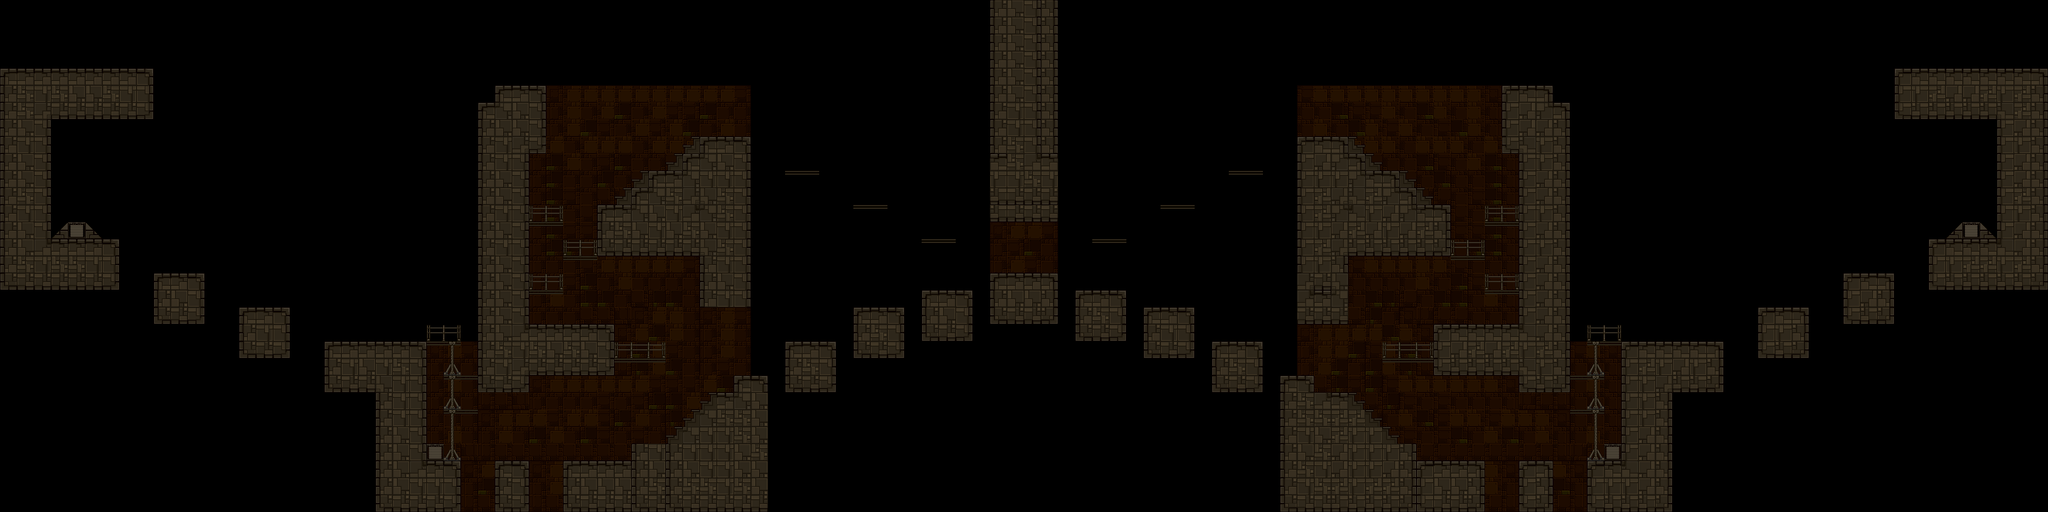

This is a level from a 2D game, rendered from its Tiled map with the project's own tilesets. A one-line summary and the map file follow, with tile-layer data summarised:
An orthogonal 120x30 tile map with 32x32 px tiles, 5 tile layers (Background1, Background2, Background3, Foreground1, ...), 2 tilesets and 49 objects.

<map version="1.0" tiledversion="1.1.5" orientation="orthogonal" renderorder="right-down" width="120" height="30" tilewidth="32" tileheight="32" infinite="0" nextobjectid="63">
 <properties>
  <property name="unity:scale" value="0.03125" />
 </properties>
 <tileset firstgid="1" source="../../Tilesets/Example.tsx" />
 <tileset firstgid="31" source="../../Tilesets/lab.tsx" />
 <layer name="Background1" width="120" height="30">
  <properties>
   <property name="unity:sortingOrder" type="int" value="-3" />
  </properties>
  <data>[3600 cells, 0 non-empty, 0 distinct tile ids]</data>
 </layer>
 <layer name="Background2" width="120" height="30">
  <properties>
   <property name="unity:sortingOrder" type="int" value="-4" />
  </properties>
  <data>[3600 cells, 481 non-empty, 16 distinct tile ids]</data>
 </layer>
 <layer name="Background3" width="120" height="30">
  <properties>
   <property name="unity:sortingOrder" type="int" value="-3" />
  </properties>
  <data>[3600 cells, 88 non-empty, 11 distinct tile ids]</data>
 </layer>
 <layer name="Foreground1" width="120" height="30">
  <properties>
   <property name="unity:sortingOrder" type="int" value="3" />
  </properties>
  <data>[3600 cells, 866 non-empty, 26 distinct tile ids]</data>
 </layer>
 <layer name="Foreground2" width="120" height="30">
  <properties>
   <property name="unity:sortingOrder" type="int" value="4" />
  </properties>
  <data>[3600 cells, 6 non-empty, 1 distinct tile ids]</data>
 </layer>
 <objectgroup name="walls">
  <properties>
   <property name="unity:layer" value="Obstacle" />
  </properties>
  <object id="12" x="288" y="128">
   <polyline points="0,0 0,96 -192,96 -192,320 -160,288 -128,288 -96,320 -64,320 -64,416 -288,416 -288,0 0,0" />
  </object>
  <object id="13" x="288" y="512">
   <polyline points="0,0 0,96 96,96 96,0 0,0" />
  </object>
  <object id="14" x="448" y="576">
   <polyline points="0,0 0,96 96,96 96,0 0,0" />
  </object>
  <object id="15" x="608" y="640">
   <polyline points="0,0 0,96 96,96 96,320 256,320 256,224 192,224 192,0 0,0" />
  </object>
  <object id="16" x="928" y="864">
   <polyline points="0,0 0,96 64,96 64,0 0,0" />
  </object>
  <object id="17" x="1056" y="864">
   <polyline points="0,0 0,96 128,96 128,0 0,0" />
  </object>
  <object id="18" x="896" y="736">
   <polyline points="0,0 96,0 96,-32 256,-32 256,-128 96,-128 96,-448 128,-448 128,-576 32,-576 32,-544 0,-544 0,0" />
  </object>
  <object id="19" x="1248" y="832">
   <polyline points="-64,0 -64,128 192,128 192,-128 128,-128 128,-96 96,-96 0,0 -64,0" />
  </object>
  <object id="36" x="1472" y="640">
   <polyline points="0,0 96,0 96,96 0,96 0,0" />
  </object>
  <object id="37" x="1600" y="576">
   <polyline points="0,0 96,0 96,96 0,96 0,0" />
  </object>
  <object id="38" x="1728" y="544">
   <polyline points="0,0 96,0 96,96 0,96 0,0" />
  </object>
  <object id="39" x="2016" y="544">
   <polyline points="0,0 96,0 96,96 0,96 0,0" />
  </object>
  <object id="40" x="2144" y="576">
   <polyline points="0,0 96,0 96,96 0,96 0,0" />
  </object>
  <object id="41" x="2272" y="640">
   <polyline points="0,0 96,0 96,96 0,96 0,0" />
  </object>
  <object id="42" x="1856" y="512">
   <polyline points="0,0 128,0 128,96 0,96 0,0" />
  </object>
  <object id="43" x="1856" y="384">
   <polyline points="0,32 128,32 128,-416 0,-416 0,32" />
  </object>
  <object id="44" x="2432" y="256">
   <polyline points="-32,704 -32,448 32,448 32,480 96,480 192,576 224,576 224,704 -32,704" />
  </object>
  <object id="45" x="2816" y="160">
   <polyline points="0,0 0,128 32,128 32,448 -128,448 -128,544 32,544 32,576 128,576 128,32 96,32 96,0 0,0" />
  </object>
  <object id="46" x="2720" y="864">
   <polyline points="-64,0 -64,96 64,96 64,0 -64,0" />
  </object>
  <object id="47" x="2848" y="864">
   <polyline points="0,0 0,96 64,96 64,0 0,0" />
  </object>
  <object id="48" x="2976" y="864">
   <polyline points="0,0 0,96 160,96 160,-128 256,-128 256,-224 64,-224 64,0 0,0" />
  </object>
  <object id="49" x="3296" y="576">
   <polyline points="0,0 0,96 96,96 96,0 0,0" />
  </object>
  <object id="50" x="3456" y="512">
   <polyline points="0,0 0,96 96,96 96,0 0,0" />
  </object>
  <object id="51" x="3616" y="448">
   <polyline points="0,0 0,96 224,96 224,-320 -64,-320 -64,-224 128,-224 128,0 96,-32 64,-32 32,0 0,0" />
  </object>
  <object id="52" x="3040" y="832">
   <polyline points="0,0 -32,0 -32,32" />
  </object>
  <object id="53" x="800" y="832">
   <polyline points="0,0 32,0 32,32" />
  </object>
  <object id="54" x="1408" y="576">
   <polyline points="0,0 -96,0 -96,-96 -288,-96 -288,-192 -256,-192 -192,-256 -160,-256 -96,-320 0,-320 0,0" />
  </object>
  <object id="55" x="1248" y="832">
   <polyline points="-64,0 -64,128 192,128 192,-128 128,-128 128,-96 96,-96 0,0 -64,0" />
  </object>
  <object id="56" x="2432" y="608">
   <polyline points="0,0 96,0 96,-128 288,-128 288,-224 256,-224 192,-288 160,-288 96,-352 0,-352 0,0" />
  </object>
 </objectgroup>
 <objectgroup name="JumpThru">
  <properties>
   <property name="unity:layer" value="Obstacle" />
   <property name="unity:tag" value="JumpThru" />
  </properties>
  <object id="20" x="1152" y="672">
   <polyline points="0,0 96,0" />
  </object>
  <object id="21" x="992" y="544">
   <polyline points="0,0 64,0" />
  </object>
  <object id="22" x="1056" y="480">
   <polyline points="0,0 64,0" />
  </object>
  <object id="23" x="992" y="416">
   <polyline points="0,0 64,0" />
  </object>
  <object id="24" x="800" y="640">
   <polyline points="0,0 64,0" />
  </object>
  <object id="25" x="832" y="704">
   <polyline points="0,0 64,0" />
  </object>
  <object id="26" x="832" y="768">
   <polyline points="0,0 64,0" />
  </object>
  <object id="27" x="2784" y="416">
   <polyline points="0,0 64,0" />
  </object>
  <object id="28" x="2720" y="480">
   <polyline points="0,0 64,0" />
  </object>
  <object id="29" x="2784" y="544">
   <polyline points="0,0 64,0" />
  </object>
  <object id="30" x="2592" y="672">
   <polyline points="0,0 96,0" />
  </object>
  <object id="31" x="2944" y="768">
   <polyline points="0,0 64,0" />
  </object>
  <object id="32" x="2944" y="704">
   <polyline points="0,0 64,0" />
  </object>
  <object id="33" x="2976" y="640">
   <polyline points="0,0 64,0" />
  </object>
  <object id="57" x="1440" y="320">
   <polyline points="32,0 96,0" />
  </object>
  <object id="58" x="1600" y="384">
   <polyline points="0,0 64,0" />
  </object>
  <object id="59" x="1728" y="448">
   <polyline points="0,0 64,0" />
  </object>
  <object id="60" x="2016" y="448">
   <polyline points="32,0 96,0" />
  </object>
  <object id="61" x="2144" y="384">
   <polyline points="32,0 96,0" />
  </object>
  <object id="62" x="2272" y="320">
   <polyline points="32,0 96,0" />
  </object>
 </objectgroup>
</map>
